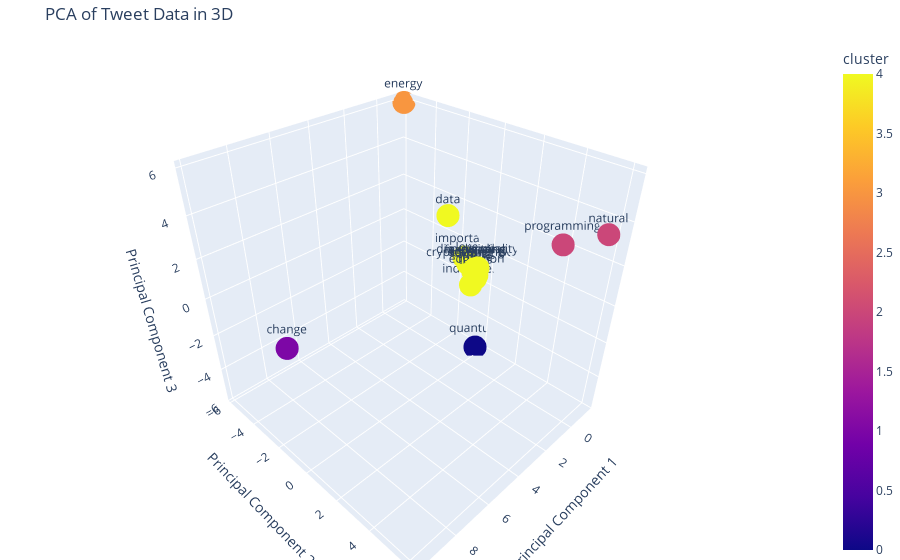

Here is the notebook cell this chart was saved with:
### Code cell
import pandas as pd
import numpy as np
from sklearn.decomposition import PCA
from sklearn.feature_extraction.text import TfidfVectorizer
from sklearn.preprocessing import StandardScaler
from sklearn.cluster import KMeans
import nltk
from nltk.corpus import stopwords
import string
import plotly.express as px

nltk.download('stopwords')

# Crear base de datos de muestra más grande y diversa
data = {
    'tweet': [
        'I love machine learning and data science!',
        'Python is an awesome programming language',
        'Data visualization is crucial for data analysis',
        'Natural language processing with Python is great',
        'PCA is useful for dimensionality reduction',
        'I enjoy learning new things in AI',
        'Big data and AI are transforming industries',
        'Statistics and probability are important for data science',
        'Deep learning is a subset of machine learning',
        'AI is the future of technology',
        'Blockchain technology is fascinating',
        'Cryptocurrencies are transforming finance',
        'Quantum computing is the next big thing',
        'Self-driving cars are the future of transportation',
        'Climate change is a significant global issue',
        'Renewable energy sources are crucial for sustainability',
        'Healthcare technology is advancing rapidly',
        'Education technology is enhancing learning experiences',
        'Space exploration is expanding our horizons',
        'Cybersecurity is essential in the digital age'
    ]
}

df = pd.DataFrame(data)

# Preprocesamiento de los datos
def preprocess_text(text):
    stop_words = set(stopwords.words('english'))
    text = text.lower()
    text = ''.join([char for char in text if char not in string.punctuation])
    text = ' '.join([word for word in text.split() if word not in stop_words])
    return text

df['cleaned_tweet'] = df['tweet'].apply(preprocess_text)

# Convertir los textos a vectores TF-IDF y obtener la palabra más representativa
vectorizer = TfidfVectorizer()
X = vectorizer.fit_transform(df['cleaned_tweet']).toarray()

def get_top_word(text, vectorizer):
    tfidf_matrix = vectorizer.transform([text])
    feature_array = np.array(vectorizer.get_feature_names_out())
    tfidf_sorting = np.argsort(tfidf_matrix.toarray()).flatten()[::-1]
    top_word = feature_array[tfidf_sorting][0]
    return top_word

df['top_word'] = df['cleaned_tweet'].apply(lambda x: get_top_word(x, vectorizer))

# Estandarizar los datos
scaler = StandardScaler()
X_scaled = scaler.fit_transform(X)

# Aplicar PCA con tres componentes
pca = PCA(n_components=3)
principal_components = pca.fit_transform(X_scaled)

df_pca = pd.DataFrame(data=principal_components, columns=['PC1', 'PC2', 'PC3'])
df_pca['top_word'] = df['top_word']

# Clustering para asignar colores según la cercanía
kmeans = KMeans(n_clusters=5, random_state=42)
clusters = kmeans.fit_predict(principal_components)
df_pca['cluster'] = clusters

# Visualización interactiva en 3D con plotly
fig = px.scatter_3d(df_pca, x='PC1', y='PC2', z='PC3', color='cluster', text='top_word',
                    title='PCA of Tweet Data in 3D', labels={'PC1': 'Principal Component 1', 'PC2': 'Principal Component 2', 'PC3': 'Principal Component 3'})

fig.update_traces(marker=dict(size=5), selector=dict(mode='markers'))
fig.update_layout(scene=dict(
                    xaxis_title='Principal Component 1',
                    yaxis_title='Principal Component 2',
                    zaxis_title='Principal Component 3'),
                  margin=dict(l=0, r=0, b=0, t=40))

# Guardar el gráfico interactivo en un archivo HTML
fig.write_html("pca_tweet_data.html")

fig.show()

### Figure 1 — Plotly figure (JSON) as saved in the notebook; plotly's stock layout.template omitted (floating-point values rounded to 4 significant figures)
{"data": [{"hovertemplate": "Principal Component 1=%{x}<br>Principal Component 2=%{y}<br>Principal Component 3=%{z}<br>top_word=%{text}<br>cluster=%{marker.color}<extra></extra>", "legendgroup": "", "marker": {"color": [4, 2, 4, 2, 4, 4, 4, 4, 4, 4, 4, 4, 0, 4, 1, 3, 4, 4, 4, 4], "coloraxis": "coloraxis", "symbol": "circle"}, "mode": "markers+text", "name": "", "scene": "scene", "showlegend": false, "text": ["love", "programming", "data", "natural", "dimensionality", "things", "industries", "important", "learning", "future", "fascinating", "cryptocurrencies", "quantum", "cars", "change", "energy", "advancing", "education", "expanding", "digital"], "type": "scatter3d", "x": [-0.8263, -0.3904, -0.9012, -0.5273, -0.1526, -0.5918, -0.6919, -0.8624, -0.6367, -0.3129, -0.1725, -0.2147, -0.978, -0.1879, 9.878, -1.388, -0.2312, -0.5066, -0.1526, -0.1526], "y": [-0.8614, 4.364, -2.315, 6.128, 0.312, -0.1306, -0.4794, -1.152, -0.3456, 0.0573, 0.1231, -0.0142, -0.1242, 0.1844, -0.7503, -5.809, 0.1851, 0.003887, 0.312, 0.312], "z": [-0.7069, 2.665, 1.338, 3.784, -0.1441, -1.144, -1.732, -0.4915, -0.8568, -0.628, -0.2792, -0.4897, -5.646, -0.3157, 0.2537, 5.913, -0.3893, -0.8412, -0.1441, -0.1441]}], "layout": {"coloraxis": {"colorbar": {"title": {"text": "cluster"}}, "colorscale": [[0, "#0d0887"], [0.1111, "#46039f"], [0.2222, "#7201a8"], [0.3333, "#9c179e"], [0.4444, "#bd3786"], [0.5556, "#d8576b"], [0.6667, "#ed7953"], [0.7778, "#fb9f3a"], [0.8889, "#fdca26"], [1, "#f0f921"]]}, "legend": {"tracegroupgap": 0}, "margin": {"b": 0, "l": 0, "r": 0, "t": 40}, "scene": {"domain": {"x": [0, 1], "y": [0, 1]}, "xaxis": {"title": {"text": "Principal Component 1"}}, "yaxis": {"title": {"text": "Principal Component 2"}}, "zaxis": {"title": {"text": "Principal Component 3"}}}, "title": {"text": "PCA of Tweet Data in 3D"}}}
